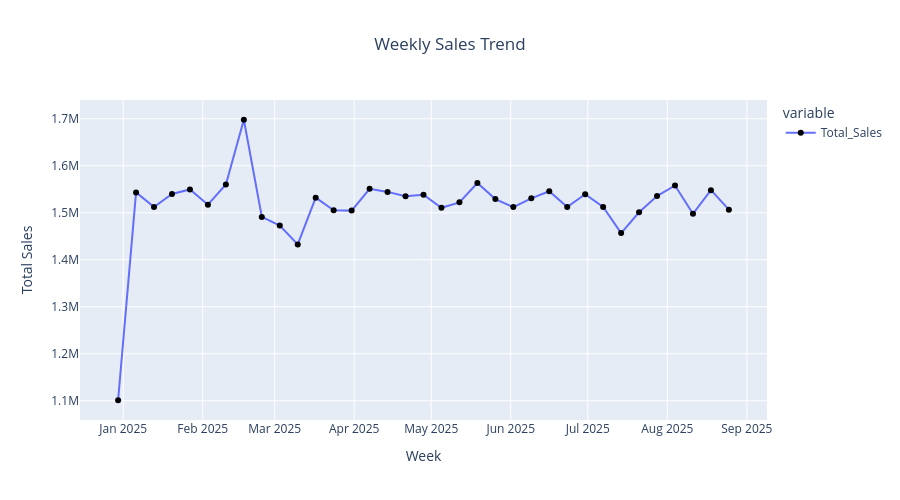

Notebook code cell kept with this figure:
### Markdown cell above
### Weekly Trend Analysis

### Code cell
df["Order Date"] = pd.to_datetime(df["Order Date"])

df["Week"] = df["Order Date"].dt.to_period("W").astype(str)

df["Week_Start"] = df["Order Date"].dt.to_period("W").apply(lambda r: r.start_time)

Weekly_Summery = (
    df.groupby("Week_Start", as_index = False)
    .agg(
        Total_Sales = ("Price (INR)", "sum"),
        Total_Orders = ("Order Date", "count"),
        Average_Rating = ("Rating", "mean")
)
    .sort_values("Week_Start")
)

Figure = px.line(
    Weekly_Summery,
    x = "Week_Start",
    y = ["Total_Sales"],
    title = "Weekly Sales Trend",
    markers = True,
    color_discrete_sequence = ['Light Blue']
)

Figure.update_layout(
    height = 500,
    xaxis_title = "Week",
    yaxis_title = "Total Sales",
    title = dict(x = 0.5)
)


Figure.show()

### Figure 1 — Plotly figure (JSON) as saved in the notebook; plotly's stock layout.template omitted (floating-point values rounded to 4 significant figures)
{"data": [{"hovertemplate": "variable=Total_Sales<br>Week_Start=%{x}<br>value=%{y}<extra></extra>", "legendgroup": "Total_Sales", "line": {"color": "Light Blue", "dash": "solid"}, "marker": {"symbol": "circle"}, "mode": "lines+markers", "name": "Total_Sales", "orientation": "v", "showlegend": true, "type": "scatter", "x": ["2024-12-30T00:00:00.000000000", "2025-01-06T00:00:00.000000000", "2025-01-13T00:00:00.000000000", "2025-01-20T00:00:00.000000000", "2025-01-27T00:00:00.000000000", "2025-02-03T00:00:00.000000000", "2025-02-10T00:00:00.000000000", "2025-02-17T00:00:00.000000000", "2025-02-24T00:00:00.000000000", "2025-03-03T00:00:00.000000000", "2025-03-10T00:00:00.000000000", "2025-03-17T00:00:00.000000000", "2025-03-24T00:00:00.000000000", "2025-03-31T00:00:00.000000000", "2025-04-07T00:00:00.000000000", "2025-04-14T00:00:00.000000000", "2025-04-21T00:00:00.000000000", "2025-04-28T00:00:00.000000000", "2025-05-05T00:00:00.000000000", "2025-05-12T00:00:00.000000000", "2025-05-19T00:00:00.000000000", "2025-05-26T00:00:00.000000000", "2025-06-02T00:00:00.000000000", "2025-06-09T00:00:00.000000000", "2025-06-16T00:00:00.000000000", "2025-06-23T00:00:00.000000000", "2025-06-30T00:00:00.000000000", "2025-07-07T00:00:00.000000000", "2025-07-14T00:00:00.000000000", "2025-07-21T00:00:00.000000000", "2025-07-28T00:00:00.000000000", "2025-08-04T00:00:00.000000000", "2025-08-11T00:00:00.000000000", "2025-08-18T00:00:00.000000000", "2025-08-25T00:00:00.000000000"], "xaxis": "x", "y": [1101000.0, 1543000.0, 1512000.0, 1540000.0, 1550000.0, 1517000.0, 1560000.0, 1698000.0, 1491000.0, 1473000.0, 1433000.0, 1532000.0, 1505000.0, 1505000.0, 1551000.0, 1544000.0, 1535000.0, 1538000.0, 1511000.0, 1522000.0, 1563000.0, 1529000.0, 1512000.0, 1531000.0, 1546000.0, 1512000.0, 1539000.0, 1513000.0, 1457000.0, 1501000.0, 1536000.0, 1558000.0, 1498000.0, 1548000.0, 1507000.0], "yaxis": "y"}], "layout": {"height": 500, "legend": {"title": {"text": "variable"}, "tracegroupgap": 0}, "title": {"text": "Weekly Sales Trend", "x": 0.5}, "xaxis": {"anchor": "y", "domain": [0, 1], "title": {"text": "Week"}}, "yaxis": {"anchor": "x", "domain": [0, 1], "title": {"text": "Total Sales"}}}}
